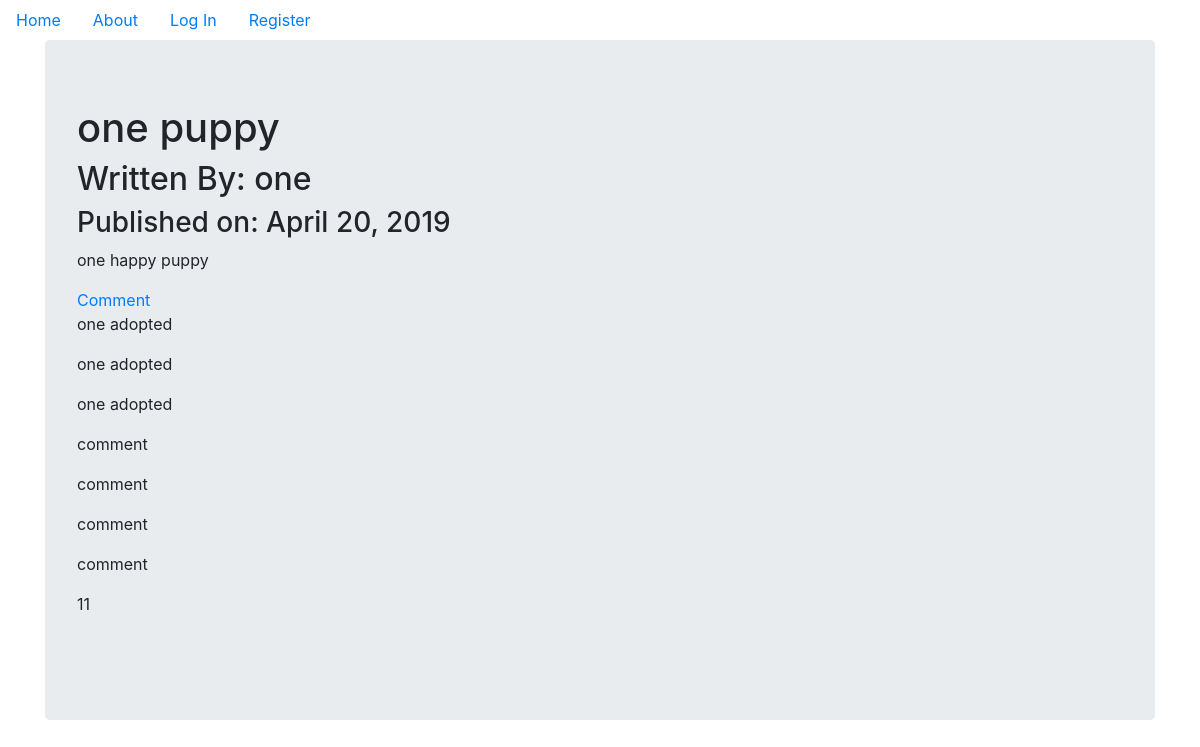
The page /1 on the database its author committed.
### puppycompanyblog/models.py (models this page shows, shortened)
class BlogPost(db.Model):
    __tablename__ = "blog_posts"
    users = db.relationship(User)
    id = db.Column(db.Integer, primary_key=True)
    user_id = db.Column(db.Integer, db.ForeignKey('users.id'), nullable = False)
    date = db.Column(db.DateTime, nullable=False, default=datetime.utcnow)
    title = db.Column(db.String(140), nullable=False)
    text = db.Column(db.Text(), nullable=False)
    comments = db.relationship('Comment', backref='article', lazy=True)

class User(db.Model, UserMixin):
    __tablename__ = "users"
    id = db.Column(db.Integer, primary_key=True)
    profile_image = db.Column(db.String(64), nullable=False, default='default_profile.jpg')
    username = db.Column(db.String(64), unique=True, index=True)
    email = db.Column(db.String(64), unique=True, index=True)
    password_hash = db.Column(db.String(128))
    posts = db.relationship('BlogPost', backref='author', lazy=True)

class Comment(db.Model):
    blog_posts = db.relationship(BlogPost)
    id = db.Column(db.Integer, primary_key=True)
    blog_post_id = db.Column(db.Integer, db.ForeignKey('blog_posts.id'), nullable=False)
    text = db.Column(db.Text(), nullable=False)
    date = db.Column(db.DateTime, nullable=False, default=datetime.utcnow)

### puppycompanyblog/users/views.py (the view)
@users.route('/<username>')
def user_posts(username):
    page = request.args.get('page',1,type=int)
    user = User.query.filter_by(username=username).first_or_404()
    blog_posts = BlogPost.query.filter_by(author=user).order_by(BlogPost.date.desc()).paginate(page=page,per_page=5)
    return render_template('user_blog_posts.html', user=user, blog_posts=blog_posts)

### puppycompanyblog/blog_posts/views.py (called while the page is built)
@blog_posts.route('/<int:blog_post_id>')
def blog_post(blog_post_id):
    blog_post = BlogPost.query.get_or_404(blog_post_id)
    comments = Comment.query.filter_by(blog_post_id=blog_post_id)
    return render_template('blog_post.html', title=blog_post.title,
                           date=blog_post.date, post=blog_post, comments=comments)

### puppycompanyblog/templates/blog_post.html (shortened to what this page needs)
{% extends "base.html" %}
{% block content %}
  <div class="jumbotron">
    <h1>{{post.title}}</h1>
    <h2>Written By: {{post.author.username}}</h2>
    <h3>Published on: {{post.date.strftime('%B %d, %Y')}}</h3>
    <p>{{post.text}}</p>
    <a href="{{url_for('comments.comment_post', blog_post_id=post.id)}}">Comment</a>
    {% for comment in comments %}
    <p>{{comment.text}}</p>
    {% endfor %}
    <br>
  </div>
{% endblock %}

### puppycompanyblog/templates/base.html (shortened to what this page needs)
<!DOCTYPE html>
<html lang="en" dir="ltr">
  <head>
    <link rel="stylesheet" href="https://stackpath.bootstrapcdn.com/bootstrap/4.3.1/css/bootstrap.min.css">
  </head>
  <body>
    <ul class = 'nav'>
      <li class = 'nav-link'>
        <a href="{{url_for('core.index')}}">Home</a>
      </li>
      <li class = 'nav-link'>
        <a href="{{url_for('core.info')}}">About</a>
      </li>
      {% if current_user.is_authenticated %}
        <li class = 'nav-link'>
          <a href="{{url_for('users.logout')}}">Log Out</a>
        </li>
        <li class = 'nav-link'>
          <a href="{{url_for('users.account')}}">Account</a>
        </li>
        <li class = 'nav-link'>
          <a href="{{url_for('blog_posts.create_post')}}">Create Post</a>
        </li>
      {% else %}
        <li class = 'nav-link'>
          <a href="{{url_for('users.login')}}">Log In</a>
        </li>
        <li class = 'nav-link'>
          <a href="{{url_for('users.register')}}">Register</a>
        </li>
      {% endif %}
    </ul>
    <div class="container">
      {% block content %}
      {% endblock %}
    </div>
  </body>
</html>

### rows shown on the page
BlogPost: title "one puppy", date "April 20, 2019", text "one happy puppy"
User: author.username "one"
Comment: text "one adopted"
Comment: text "one adopted"
Comment: text "one adopted"
Comment: text "comment"
Comment: text "comment"
Comment: text "comment"
Comment: text "comment"
Comment: text "11"
